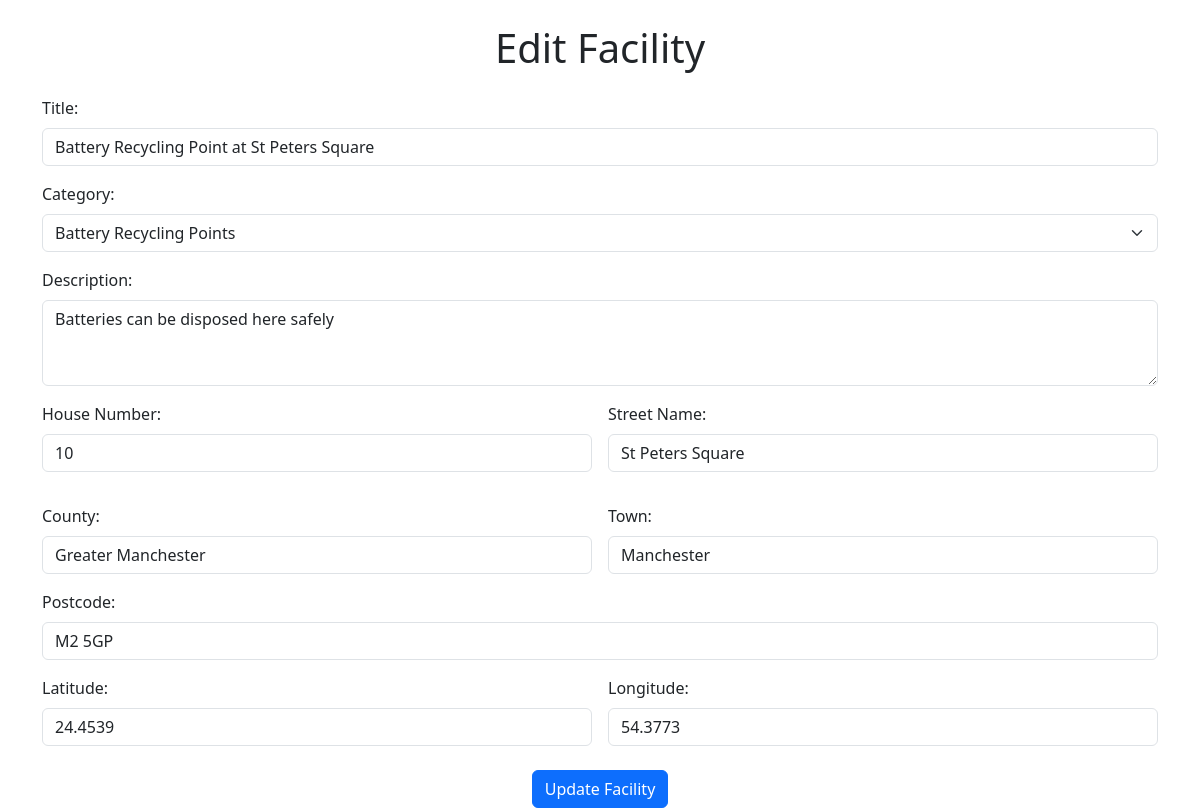
The app's page /index.php?view=edit_facility&id=5 (signed in) with its own data.
### tables this page shows
CREATE TABLE ecoFacilities (
                               id INTEGER PRIMARY KEY AUTOINCREMENT NOT NULL UNIQUE,
                               title VARCHAR(50) NOT NULL,
                               category INTEGER,
                               description VARCHAR(150) NOT NULL,
                               houseNumber VARCHAR(50),
                               streetName VARCHAR(50),
                               county VARCHAR(50),
                               town VARCHAR(50),
                               postcode VARCHAR(7) NOT NULL,
                               lng FLOAT NOT NULL,
                               lat FLOAT NOT NULL,
                               contributor INTEGER,
                               FOREIGN KEY (category) REFERENCES ecoCategories(id),
                               FOREIGN KEY (contributor) REFERENCES ecoUser(id)
);

### models/Facility.php (called while the page is built, shortened)
<?php
class Facility {
    private $pdo;
    public function __construct($pdo) {
        $this->pdo = $pdo;
    }
    public function getAllCategories() {
        $stmt = $this->pdo->query("SELECT id, name FROM ecoCategories ORDER BY name ASC");
        return $stmt->fetchAll(PDO::FETCH_ASSOC);
    }
    public function getFacilityById($id) {
        $stmt = $this->pdo->prepare("
        SELECT ecoFacilities.*,
               ecoCategories.name AS category_name,
               ecoUser.username AS contributor_name
        FROM ecoFacilities
        LEFT JOIN ecoCategories ON ecoFacilities.category = ecoCategories.id
        LEFT JOIN ecoUser ON ecoFacilities.contributor = ecoUser.id
        WHERE ecoFacilities.id = :id
    ");
        $stmt->execute([':id' => $id]);
        return $stmt->fetch(PDO::FETCH_ASSOC);
    }
}

### views/manager/edit_facility.php (the view, shortened to what this page needs)
<!DOCTYPE html>
<html>
<head>
    <link href="https://cdn.jsdelivr.net/npm/bootstrap@5.3.3/dist/css/bootstrap.min.css" rel="stylesheet">
</head>
<body>
<div class="container mt-4">
    <h1 class="text-center mb-4">Edit Facility</h1>
    <form method="POST" action="index.php" class="needs-validation" novalidate>
        <div class="mb-3">
            <label for="title" class="form-label">Title:</label>
            <input type="text" class="form-control" id="title" name="title" value="<?php echo htmlspecialchars($facility['title']); ?>" required>
        </div>
        <div class="mb-3">
            <label for="category" class="form-label">Category:</label>
            <select class="form-select" id="category" name="category" required>
                <?php foreach ($categories as $category): ?>
                    <option value="<?php echo htmlspecialchars($category['id']); ?>"
                        <?php echo ($category['id'] == $facility['category']) ? 'selected' : ''; ?>>
                        <?php echo htmlspecialchars($category['name']); ?>
                    </option>
                <?php endforeach; ?>
            </select>
        </div>
        <div class="mb-3">
            <label for="description" class="form-label">Description:</label>
            <textarea class="form-control" id="description" name="description" rows="3"><?php echo htmlspecialchars($facility['description']); ?></textarea>
        </div>
        <div class="row g-3">
            <div class="col-md-6">
                <label for="houseNumber" class="form-label">House Number:</label>
                <input type="text" class="form-control" id="houseNumber" name="houseNumber" value="<?php echo htmlspecialchars($facility['houseNumber']); ?>">
            </div>
            <div class="col-md-6">
                <label for="streetName" class="form-label">Street Name:</label>
                <input type="text" class="form-control" id="streetName" name="streetName" value="<?php echo htmlspecialchars($facility['streetName']); ?>">
            </div>
        </div>
        <div class="row g-3 mt-3">
            <div class="col-md-6">
                <label for="county" class="form-label">County:</label>
                <input type="text" class="form-control" id="county" name="county" value="<?php echo htmlspecialchars($facility['county']); ?>">
            </div>
            <div class="col-md-6">
                <label for="town" class="form-label">Town:</label>
                <input type="text" class="form-control" id="town" name="town" value="<?php echo htmlspecialchars($facility['town']); ?>">
            </div>
        </div>
        <div class="mb-3 mt-3">
            <label for="postcode" class="form-label">Postcode:</label>
            <input type="text" class="form-control" id="postcode" name="postcode" value="<?php echo htmlspecialchars($facility['postcode']); ?>" required>
        </div>
        <div class="row g-3">
            <div class="col-md-6">
                <label for="latitude" class="form-label">Latitude:</label>
                <input type="number" step="any" class="form-control" id="latitude" name="latitude" value="<?php echo htmlspecialchars($facility['lat']); ?>" required>
            </div>
            <div class="col-md-6">
                <label for="longitude" class="form-label">Longitude:</label>
                <input type="number" step="any" class="form-control" id="longitude" name="longitude" value="<?php echo htmlspecialchars($facility['lng']); ?>" required>
            </div>
        </div>
        <div class="text-center mt-4">
            <button type="submit" class="btn btn-primary">Update Facility</button>
        </div>
    </form>
</div>
</body>
</html>

### records on screen
ecofacilities: title "Battery Recycling Point at St Peters Square", category "Battery Recycling Points", description "Batteries can be disposed here safely", houseNumber "10", streetName "St Peters Square", county "Greater Manchester", town "Manchester", postcode "M2 5GP", latitude "24.4539", longitude "54.3773"
